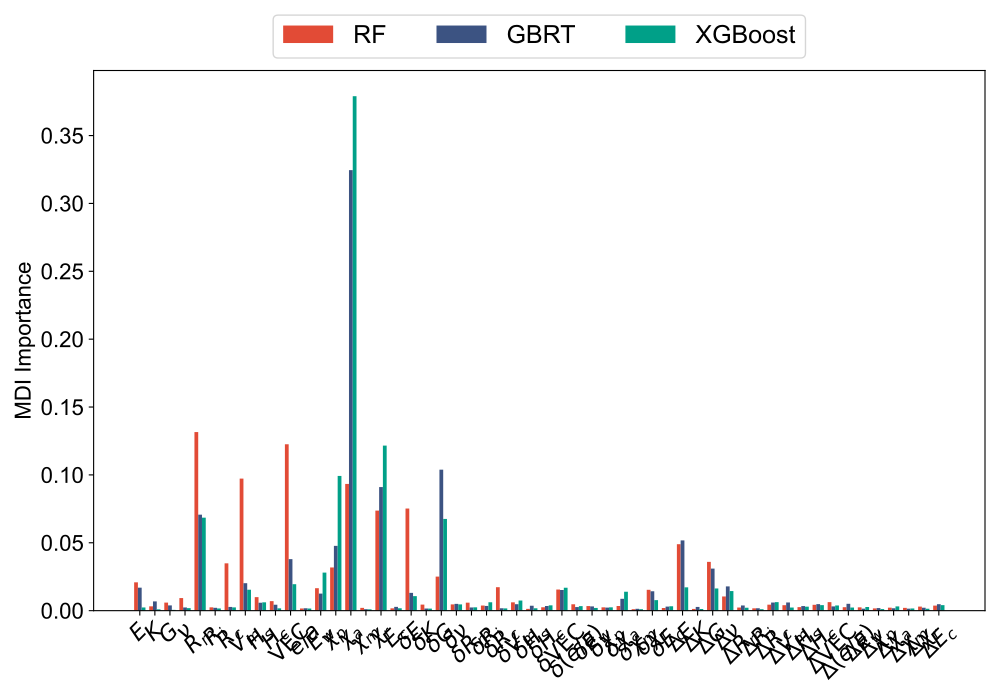

This figure's Python source:
# RF GBRT
import pandas as pd
import numpy as np
import time
import matplotlib.pyplot as plt
from sklearn.ensemble import RandomForestRegressor, GradientBoostingRegressor
from sklearn.model_selection import KFold
import xgboost as xgb
from sklearn.preprocessing import StandardScaler
from sklearn.metrics import mean_absolute_error, r2_score
def print_full_ranking(mean_importance, model_name):

    # ---------------- 降序排序 ----------------
    sorted_idx = np.argsort(mean_importance)[::-1]

    print(f"\n{model_name} 平均特征重要性（降序）:")
    for idx in sorted_idx:
        print(f"{feature_names[idx]}: {mean_importance[idx]:.6f}")

    # ---------------- Heatmap排序（升序） ----------------
    print("Feature_importance_heatmap:")
    sorted_idx_asc = np.argsort(mean_importance)
    ranking_array = sorted_idx_asc.tolist()

    print("\n特征重要性排序数组（最不重要 → 最重要）:")
    print(ranking_array)

    # ---------------- GA排序 ----------------
    print("GA排序：")

    rank_array = np.empty(len(mean_importance), dtype=int)
    rank_array[np.argsort(mean_importance)[::-1]] = np.arange(1, len(mean_importance) + 1)

    print(rank_array.tolist())

    # ================= 写入 Excel =================
    df_rank = pd.DataFrame({
        "GA_rank": rank_array
    })

    file_name = f"{model_name}_GA_ranking.xlsx"

    df_rank.to_excel(file_name, index=False)

    print(f"{model_name} GA排序已保存 -> {file_name}")

# ---------------- 基本设置 ----------------
plt.rcParams['font.family'] = 'Arial'       # 全局字体设置为 Arial
plt.rcParams['axes.unicode_minus'] = False  # 显示负号
random_seed = 1412
np.random.seed(random_seed)
start_time = time.time()


out_pdf = "MDI.pdf"

# ---------------- 数据读取 ----------------
file_path = "../HEA_dataset/feature_data.xlsx"
data = pd.read_excel(file_path, header=0)

# y：第2列（目标变量），X：第3~16列（14个特征）
y = data.iloc[:, 1]
X = data.iloc[:, 2:56]
# 特征名
feature_names = [
    # r"$\Delta H_{\mathrm{sss}}$",
    r"$E$",
    r"$K$",
    r"$G$",
    r"$\nu$",
    r"$R_m$",
    r"$R_i$",
    r"$R_c$",
    r"$V_m$",
    r"$H_s$",
    r"$H_c$",
    r"$\mathrm{VEC}$",
    r"$e/a$",
    r"$E_w$",
    r"$\chi_p$",
    r"$\chi_a$",
    r"$\chi_m$",
    r"$\chi_r$",
    r"$E_c$",
    r"$\delta E$",
    r"$\delta K$",
    r"$\delta G$",
    r"$\delta \nu$",
    r"$\delta R_m$",
    r"$\delta R_i$",
    r"$\delta R_c$",
    r"$\delta V_m$",
    r"$\delta H_s$",
    r"$\delta H_c$",
    r"$\delta \mathrm{VEC}$",
    r"$\delta (e/a)$",
    r"$\delta E_w$",
    r"$\delta \chi_p$",
    r"$\delta \chi_a$",
    r"$\delta \chi_m$",
    r"$\delta \chi_r$",
    r"$\delta E_c$",
    r"$\Delta E$",
    r"$\Delta K$",
    r"$\Delta G$",
    r"$\Delta \nu$",
    r"$\Delta R_m$",
    r"$\Delta R_i$",
    r"$\Delta R_c$",
    r"$\Delta V_m$",
    r"$\Delta H_s$",
    r"$\Delta H_c$",
    r"$\Delta \mathrm{VEC}$",
    r"$\Delta (e/a)$",
    r"$\Delta E_w$",
    r"$\Delta \chi_p$",
    r"$\Delta \chi_a$",
    r"$\Delta \chi_m$",
    r"$\Delta \chi_r$",
    r"$\Delta E_c$"
]

# ---------------- 十折交叉验证 ----------------
kf = KFold(n_splits=10, shuffle=True, random_state=random_seed)

# 用于存储每个模型在每一折的特征重要性及其 MAE 和 R²
rf_importances = []
gbr_importances = []
xgb_importances = []

rf_mae = []
gbr_mae = []
xgb_mae = []

rf_r2 = []
gbr_r2 = []
xgb_r2 = []

for fold, (train_idx, val_idx) in enumerate(kf.split(X), 1):
    X_train, X_val = X.iloc[train_idx], X.iloc[val_idx]
    y_train, y_val = y.iloc[train_idx], y.iloc[val_idx]
    # ---------- 标准化 ----------
    scaler = StandardScaler()
    X_train_std = scaler.fit_transform(X_train)   # 只在训练集上 fit
    X_val_std   = scaler.transform(X_val)         # 验证集只 transform

    # 1. 随机森林 (最佳超参数)
    rf_model = RandomForestRegressor(
        random_state=random_seed,
        n_estimators=31,
        max_depth=10,
        max_features=14,
        min_samples_split=5,
        min_samples_leaf=1
    )
    rf_model.fit(X_train_std, y_train)
    rf_importances.append(rf_model.feature_importances_)
    rf_pred = rf_model.predict(X_val_std)
    rf_mae.append(mean_absolute_error(y_val, rf_pred))
    rf_r2.append(r2_score(y_val, rf_pred))

    # 2. GBRT (最佳超参数)
    gbr_model = GradientBoostingRegressor(
        random_state=random_seed,
        max_depth=9,
        learning_rate= 0.03723143650955813,
        n_estimators= 261,
        subsample= 0.5982094859828948,
        min_samples_split= 4,
        min_samples_leaf= 1
    )
    gbr_model.fit(X_train_std, y_train)
    gbr_importances.append(gbr_model.feature_importances_)
    gbr_pred = gbr_model.predict(X_val_std)
    gbr_mae.append(mean_absolute_error(y_val, gbr_pred))
    gbr_r2.append(r2_score(y_val, gbr_pred))


    # 3. XGBoost (最佳超参数)
    xgb_model = xgb.XGBRegressor(
        random_state=random_seed,
        n_estimators= 183,
        max_depth= 5,
        learning_rate= 0.056096157465759605,
        subsample= 0.7631547739293182,
        colsample_bytree= 0.6831883449711068,
        gamma= 0.8032243781288182,
        reg_alpha= 0.00010042295258819418,
        reg_lambda= 0.0004365708289039927
    )

    xgb_model.fit(X_train_std, y_train)
    xgb_importances.append(xgb_model.feature_importances_)
    xgb_pred = xgb_model.predict(X_val_std)
    xgb_mae.append(mean_absolute_error(y_val, xgb_pred))
    xgb_r2.append(r2_score(y_val , xgb_pred))

# ---------------- 计算十折平均值 ----------------
rf_mean = np.mean(rf_importances, axis=0)
gbr_mean = np.mean(gbr_importances, axis=0)
xgb_mean = np.mean(xgb_importances, axis=0)

rf_mean_mae = np.mean(rf_mae)
gbr_mean_mae = np.mean(gbr_mae)
xgb_mean_mae = np.mean(xgb_mae)

rf_mean_r2 = np.mean(rf_r2)
gbr_mean_r2 = np.mean(gbr_r2)
xgb_mean_r2 = np.mean(xgb_r2)

# ---------------- 输出 ----------------
print('---------------------------------------' + '\n')
print(f"随机森林平均 MAE: {rf_mean_mae}")
print(f"随机森林平均 R²: {rf_mean_r2}")
print('---------------------------------------' + '\n')

print(f"GBRT平均 MAE: {gbr_mean_mae}")
print(f"GBRT平均 R²: {gbr_mean_r2}")
print('---------------------------------------' + '\n')

print(f"XGBoost平均 MAE: {xgb_mean_mae}")
print(f"XGBoost平均 R²: {xgb_mean_r2}")
print('---------------------------------------' + '\n')

# ---------------- 绘图 ----------------
width = 0.25
x = np.arange(len(feature_names))

fig = plt.figure(figsize=(10, 7))

plt.bar(x - width, rf_mean, label="RF", color="#E24B36", width=width)
plt.bar(x, gbr_mean, label="GBRT", color="#3C5382", width=width)
plt.bar(x + width, xgb_mean, label="XGBoost", color="#00A088", width=width)

# 按平均重要性排序并输出
def print_sorted_importance(mean_importance, model_name):
    sorted_idx = np.argsort(mean_importance)[::-1]  # 从大到小排序索引
    print(f"\n{model_name} 平均特征重要性（降序）:")
    for idx in sorted_idx:
        print(f"{feature_names[idx]}: {mean_importance[idx]}")

# 输出模型的特征重要性
print_sorted_importance(rf_mean, "随机森林")
print('---------------------------------------' + '\n')

print_sorted_importance(gbr_mean, "GBRT")
print('---------------------------------------' + '\n')

print_sorted_importance(xgb_mean, "XGBoost")

plt.xticks(np.arange(len(feature_names)), feature_names, rotation=45, ha="center", fontsize=16)
plt.yticks(fontsize=16)
plt.ylabel('MDI Importance', fontsize=16)
# plt.legend(loc="center left", bbox_to_anchor=(1, 0.5), fontsize=10)
plt.legend(
    loc='lower center',  # 定位在中心下方
    bbox_to_anchor=(0.5, 1.0),  # 在正上方，调整正值可以控制距离
    ncol=3,                       # 横排排列3个
    fontsize=18,                   # 图例字体大小
    # frameon=False
)
plt.tight_layout()

# 保存为 PDF
plt.savefig(out_pdf, dpi=300, edgecolor='white')
plt.close(fig)

print("保存完成：", out_pdf)


print_full_ranking(rf_mean, "随机森林")
print('---------------------------------------\n')

print_full_ranking(gbr_mean, "GBRT")
print('---------------------------------------\n')

print_full_ranking(xgb_mean, "XGBoost")
